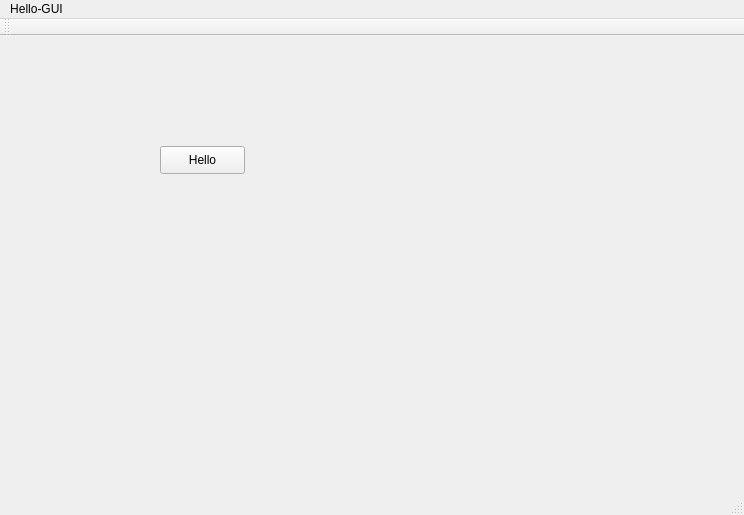
<?xml version="1.0" encoding="UTF-8"?>
<ui version="4.0">
 <class>MainWindow</class>
 <widget class="QMainWindow" name="MainWindow">
  <property name="geometry">
   <rect>
    <x>0</x>
    <y>0</y>
    <width>744</width>
    <height>515</height>
   </rect>
  </property>
  <property name="windowTitle">
   <string>MainWindow</string>
  </property>
  <widget class="QWidget" name="centralWidget">
   <widget class="QPushButton" name="pushButton">
    <property name="geometry">
     <rect>
      <x>160</x>
      <y>110</y>
      <width>85</width>
      <height>28</height>
     </rect>
    </property>
    <property name="text">
     <string>Hello</string>
    </property>
   </widget>
  </widget>
  <widget class="QMenuBar" name="menuBar">
   <property name="geometry">
    <rect>
     <x>0</x>
     <y>0</y>
     <width>744</width>
     <height>25</height>
    </rect>
   </property>
   <widget class="QMenu" name="menuHello_GUI">
    <property name="title">
     <string>Hello-GUI</string>
    </property>
   </widget>
   <addaction name="menuHello_GUI"/>
  </widget>
  <widget class="QToolBar" name="mainToolBar">
   <attribute name="toolBarArea">
    <enum>TopToolBarArea</enum>
   </attribute>
   <attribute name="toolBarBreak">
    <bool>false</bool>
   </attribute>
  </widget>
  <widget class="QStatusBar" name="statusBar"/>
 </widget>
 <layoutdefault spacing="6" margin="11"/>
 <resources/>
 <connections>
  <connection>
   <sender>pushButton</sender>
   <signal>clicked()</signal>
   <receiver>MainWindow</receiver>
   <slot>close()</slot>
   <hints>
    <hint type="sourcelabel">
     <x>210</x>
     <y>167</y>
    </hint>
    <hint type="destinationlabel">
     <x>315</x>
     <y>281</y>
    </hint>
   </hints>
  </connection>
 </connections>
</ui>
